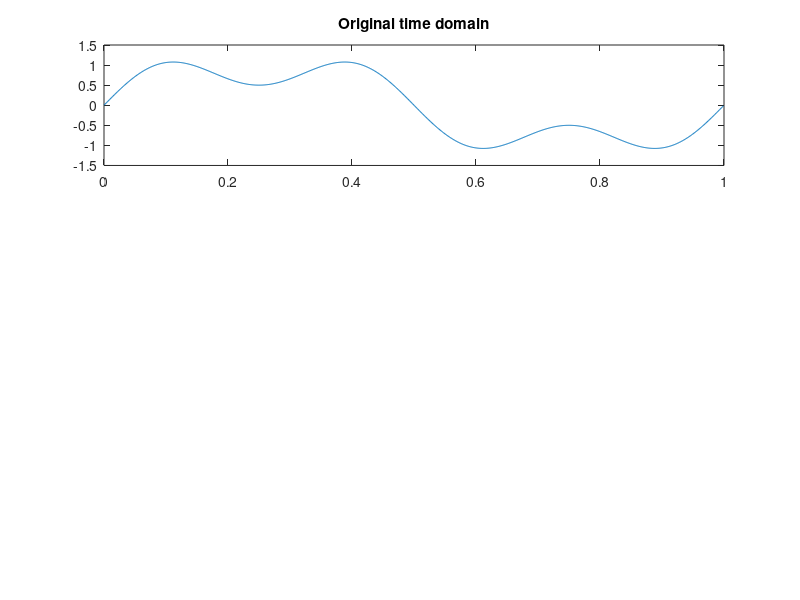

Here is the MATLAB script that generated this plot: (Note: this script raises an error after producing the figure.)
close;
clear all;

%% Create a time domain signal
N = 1001; % Number of samples in the signal
t_final = 1;
dt = t_final/N;  % Sample rate
t = 0:dt:(N-1)*dt;
fs=1/dt;  % Sample rate, in Hertz

% Create the signal
F1=1;
F2=3;
y = sin(2*pi*F1*t) + 0.5*sin(2*pi*F2*t);

figure;
subplot(3,1,1);
plot(t,y);
title('Original time domain');

%% Create its frequency domain response
[Y, f] = fft_f(y, dt);

% Create a single sided verson
if (mod(N,2) == 0)
%     L = (floor((N-1)/2) + 1);
%     fb = fftshift(f);
%     Yb = fftshift(Y);
% 
%     f2 = fliplr(fb(1:L+1));
%     Y2 = fliplr(Yb(1:L+1));
    
    [Y2 f2] = ds_to_ss(Y, f);
    [Y2ds f2ds] = ss_to_ds(Y2, f2);
else
%     L = (floor((N-1)/2) + 1);
%     fb = fftshift(f);
%     Yb = fftshift(Y);
% 
%     f2 = abs(fliplr(fb(1:L)));
%     Y2 = abs(fliplr(Yb(1:L)));
    [Y2 f2] = ds_to_ss(Y, f);
    [Y2ds f2ds] = ss_to_ds(Y2, f2);
end
[Y2 f2] = ds_to_ss(Y, f);

subplot(3,1,2);
stem(f,abs(Y));
title('Frequency Domain');
hold on
stem(f2, abs(Y2), '-r');
legend('Full FFT ouput','SS->DS FFT');

%% IFFT and compare to the original;
% y1 = N*ifft(Y);
[y1, t] = ifft_t(Y, f);

subplot(3,1,3);
plot(t,y1, '-r');
title('Time domain');

hold on;

[y2, t2] = ifft_t(Y2, f2);
plot(t2, real(y2), '-b');
